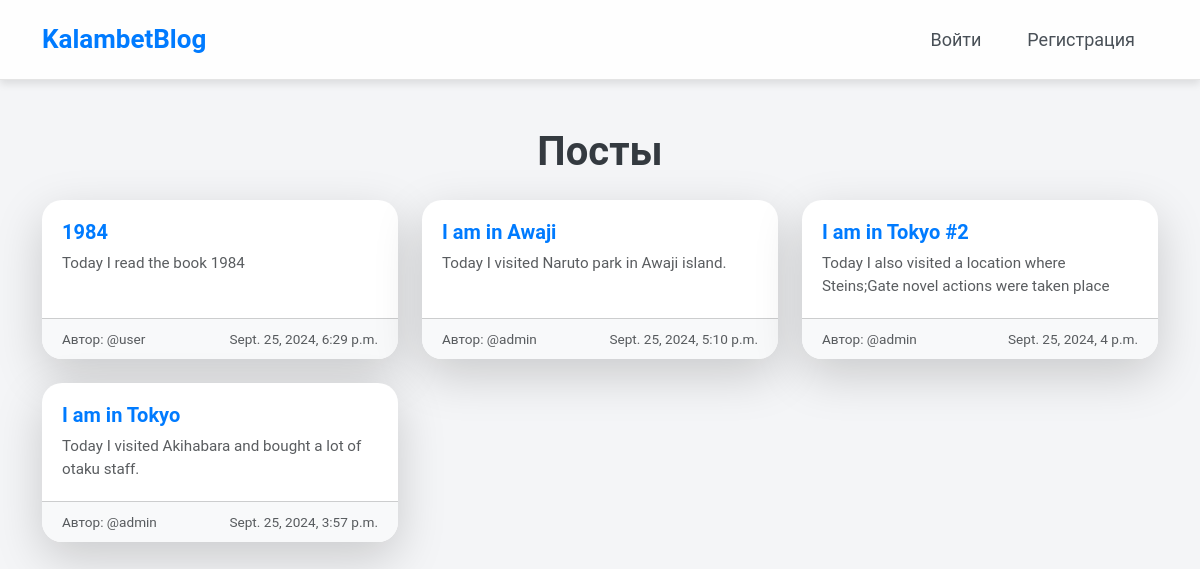
The app's page /, older data.
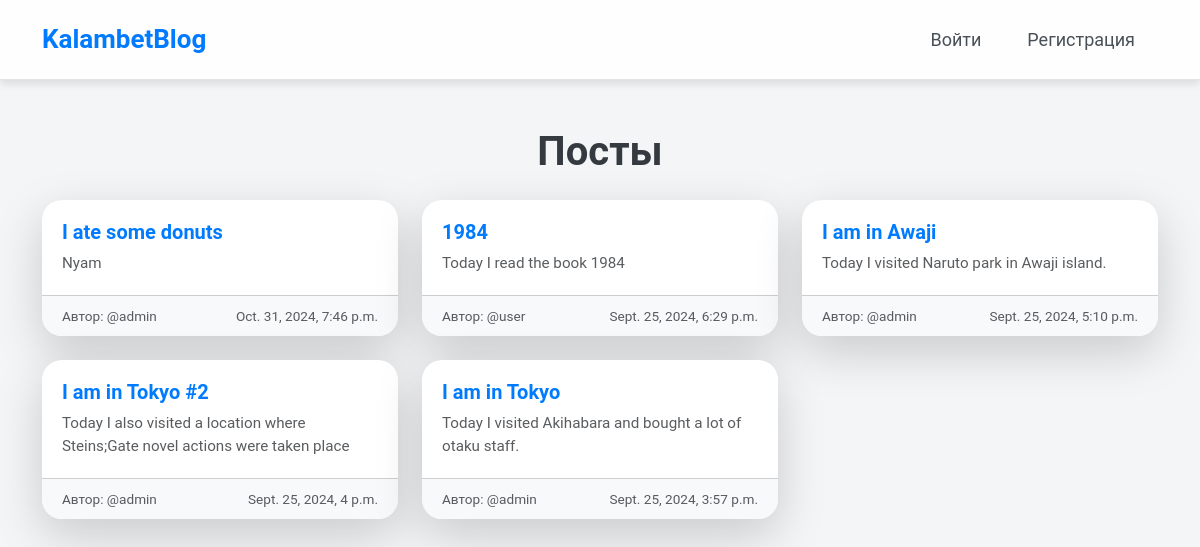
The same page, newer data.
### blogs/models.py (models this page shows, shortened)
class BlogPost(models.Model):
    title = models.CharField(max_length=100)
    text = models.TextField()
    date_added = models.DateTimeField(auto_now_add=True)
    owner = models.ForeignKey(User, on_delete=models.CASCADE)

### blogs/views.py (the view)
# urls.py: 2. Add a URL to urlpatterns:  path('', views.home, name='home')
def home(request):
    posts = BlogPost.objects.all().order_by('-date_added')
    context = {'posts': posts, 'request': request}
    return render(request, 'blogs/home.html', context)

### blogs/templates/blogs/home.html (shortened to what this page needs)
{% extends 'blogs/base.html' %}
{% block content %}
<div class="container mt-5">
    <h1 class="text-center mb-4" style="color: #343a40; font-weight: 700;">Посты</h1>
    <div class="row">
        {% if posts %}
            {% for post in posts %}
                <div class="col-md-6 col-lg-4 mb-4">
                    <div class="card h-100 shadow-lg border-0" style="border-radius: 20px; transition: transform 0.3s, box-shadow 0.3s;">
                        <div class="card-body">
                            <h2 class="card-title fw-bold" style="color: #007bff; font-size: 1.25rem;">{{ post.title }}</h2>
                            <p class="card-text text-muted" style="font-size: 0.95rem;">{{ post.text|truncatewords:20 }}</p>
                        </div>
                        <div class="card-footer d-flex justify-content-between align-items-center bg-light" style="border-bottom-left-radius: 20px; border-bottom-right-radius: 20px;">
                            <small class="text-muted" style="font-size: 0.85rem;">Автор: @{{ post.owner }}</small>
                            <small class="text-muted" style="font-size: 0.85rem;">{{ post.date_added }}</small>
                        </div>
                    </div>
                </div>
            {% endfor %}
        {% else %}
            <div class="col-12">
                <div class="alert alert-warning text-center" role="alert" style="border-radius: 10px; font-size: 1.1rem;">
                    Нет записей.
                </div>
            </div>
        {% endif %}
    </div>
</div>
{% endblock %}

### blogs/templates/blogs/base.html (shortened to what this page needs)
<!DOCTYPE html>
{% load django_bootstrap5 %}
<html lang="ru">
<head>
    {% bootstrap_css %}
    <link href="https://cdn.jsdelivr.net/npm/bootstrap-icons/font/bootstrap-icons.css" rel="stylesheet">
</head>
<body>
    <nav class="navbar navbar-expand-lg">
        <div class="container">
            <a class="navbar-brand" href="/">KalambetBlog</a>
            <div class="collapse navbar-collapse" id="navbarNav">
                <ul class="navbar-nav ms-auto">
                    {% if user.is_authenticated %}
                        <li class="nav-item">
                            <form id="logout-form" action="{% url 'users:logout' %}" method="POST" class="d-inline">
                                {% csrf_token %}
                                <button class="user-button" type="submit">
                                    <i class="user-icon bi bi-box-arrow-right"></i>
                                    <span class="user-name">{{ user.username }}</span>
                                </button>
                            </form>
                        </li>
                    {% else %}
                        <li class="nav-item">
                            <a class="nav-link" href="{% url 'users:login' %}">Войти</a>
                        </li>
                        <li class="nav-item">
                            <a class="nav-link" href="{% url 'users:register' %}">Регистрация</a>
                        </li>
                    {% endif %}
                </ul>
            </div>
        </div>
    </nav>
    <main>
        {% block content %}{% endblock %}
    </main>
</body>
</html>

### blogs/templates/blogs/base.html (style rules this page uses)
body { background-color: #f4f5f7; color: #343a40; font-family: 'Roboto', sans-serif; margin: 0; padding: 0; }
.navbar { backdrop-filter: blur(10px); background: rgba(255, 255, 255, 0.85); padding: 15px 20px; border-bottom: 1px solid rgba(0, 0, 0, 0.1); box-shadow: 0 4px 8px rgba(0, 0, 0, 0.1); position: sticky; top: 0; z-index: 1000; transition: background 0.3s ease; }
.navbar-brand { font-size: 26px; font-weight: bold; color: #007bff !important; transition: color 0.3s ease; }
.nav-link { color: #495057 !important; margin: 0 15px; font-size: 18px; transition: color 0.3s ease, border-bottom 0.3s ease; position: relative; }
.nav-link::after { content: ''; display: block; width: 0; height: 2px; background: #007bff; transition: width 0.3s; position: absolute; bottom: -5px; left: 50%; transform: translateX(-50%); }

### blogs/templates/blogs/home.html (style rules this page uses)
.card { transition: transform 0.3s ease, box-shadow 0.3s ease; }
.card-body { padding: 20px; }
.card-footer { padding: 10px 20px; font-size: 0.85rem; display: flex; justify-content: space-between; align-items: center; }

Row changes from the older to the newer data that the page shows:
added BlogPost: title "I ate some donuts", text "Nyam", owner "admin", date_added "Oct. 31, 2024, 7:46 p.m."
